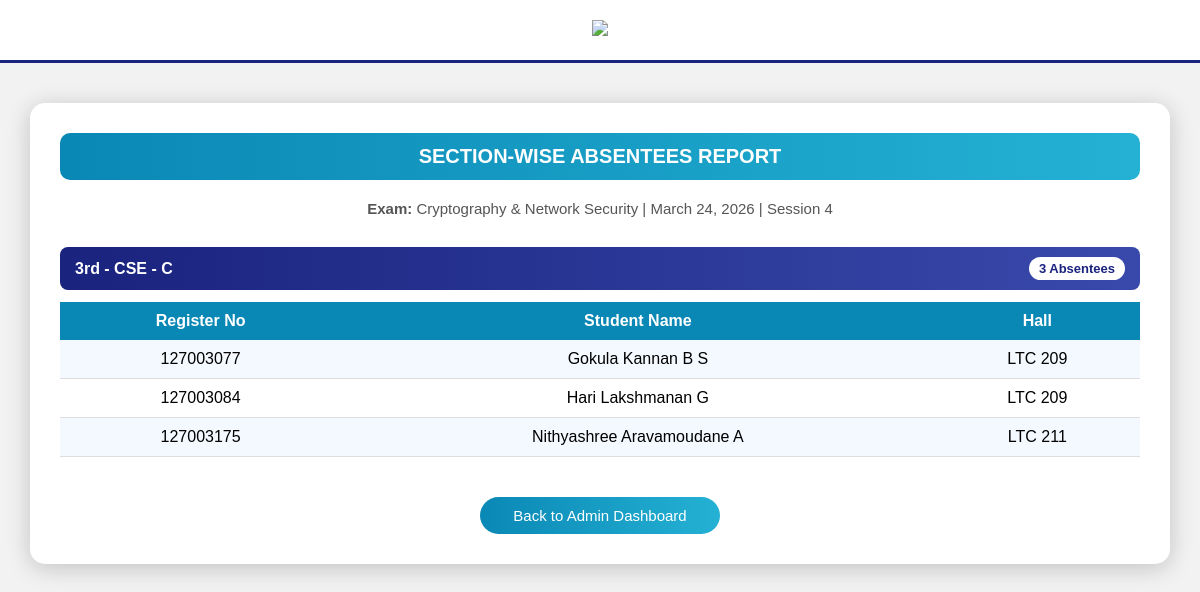
The page /section-absentees/4/ (signed in) on the database its author committed.
### exam/models.py (models this page shows, shortened)
class Exam(models.Model):
    SESSION_CHOICES = [
        ('Session 1', 'Session 1'),
        ('Session 2', 'Session 2'),
	('Session 3', 'Session 3'),
	('Session 4', 'Session 4')
    ]
    subject = models.CharField(max_length=100)
    date = models.DateField()
    session = models.CharField(
        max_length=20,
        choices=SESSION_CHOICES,
        default='Session 1'
    )
    start_time = models.TimeField(null=True, blank=True)

class Section(models.Model):
    section_name = models.CharField(max_length=10)
    year = models.ForeignKey(Year, on_delete=models.CASCADE)
    branch = models.ForeignKey(Branch, on_delete=models.CASCADE)
    def __str__(self):
        return f"{self.year} - {self.branch} - {self.section_name}"

class Year(models.Model):
    year_name = models.CharField(max_length=20)
    def __str__(self):
        return self.year_name

class Branch(models.Model):
    branch_name = models.CharField(max_length=50)
    def __str__(self):
        return self.branch_name

class Student(models.Model):
    reg_no = models.CharField(max_length=20)
    name = models.CharField(max_length=100)
    year = models.ForeignKey(Year, on_delete=models.CASCADE)
    branch = models.ForeignKey(Branch, on_delete=models.CASCADE)
    section = models.ForeignKey(Section, on_delete=models.CASCADE)
    exam = models.ForeignKey(Exam, on_delete=models.CASCADE)
    hall = models.ForeignKey(Hall, on_delete=models.CASCADE)
    class Meta:
        ordering = ['reg_no']

class Hall(models.Model):
    hall_no = models.CharField(max_length=20)
    exam = exam = models.ForeignKey(
        Exam,
        on_delete=models.CASCADE,
        null=True,
        blank=True
    )

### exam/views.py (the view)
# urls.py: path('section-absentees/<int:exam_id>/', views.section_wise_absentees, name='section_absentees'),
@staff_member_required
def section_wise_absentees(request, exam_id):
    exam = get_object_or_404(Exam, id=exam_id)
    sections = Section.objects.all()
    section_data = {}
    for section in sections:
        absentees = Attendance.objects.filter(
            student__section=section,
            student__exam=exam,
            status="Absent"
        ).select_related('student', 'student__hall')
        if absentees.exists():
            section_data[section] = [
                record.student for record in absentees
            ]
    return render(request, 'exam/section_absentees.html', {
        'section_data': section_data,
        'exam': exam
    })

### exam/templates/exam/section_absentees.html (shortened to what this page needs)
<!DOCTYPE html>
<html>
<head>
</head>
<body>
<div class="header">
    <img src="https://webstream.sastra.edu/sastrapwi/images/SASTRA-New-Logo.png">
</div>
<div class="container">
    <div class="title-bar">
        SECTION-WISE ABSENTEES REPORT
    </div>
    <div class="exam-info">
        <strong>Exam:</strong> {{ exam.subject }} |
        {{ exam.date }} |
        {{ exam.session }}
    </div>
    {% for section, students in section_data.items %}
        <div class="section-block">
            <div class="section-header">
                {{ section }}
                <span class="badge">
                    {{ students|length }} Absentees
                </span>
            </div>
            <table>
                <tr>
                    <th>Register No</th>
                    <th>Student Name</th>
                    <th>Hall</th>
                </tr>
                {% for student in students %}
                <tr>
                    <td>{{ student.reg_no }}</td>
                    <td>{{ student.name }}</td>
                    <td>{{ student.hall.hall_no }}</td>
                </tr>
                {% endfor %}
            </table>
        </div>
    {% empty %}
        <div class="no-data">
            No absentees for this exam.
        </div>
    {% endfor %}
    <a href="{% url 'admin_dashboard' %}" class="back-btn">
        Back to Admin Dashboard
    </a>
</div>
</body>
</html>

### exam/templates/exam/section_absentees.html (style rules this page uses)
body { margin: 0; font-family: Arial, Helvetica, sans-serif; background: #f2f2f2; }
.header { text-align: center; padding: 20px; background: white; position: relative; border-bottom: 3px solid #1a237e; }
.header img { width: 450px; }
.container { width: 90%; margin: 40px auto; background: white; padding: 30px; border-radius: 15px; box-shadow: 0px 4px 25px rgba(0,0,0,0.2); }
.title-bar { background: linear-gradient(to right, #0a88b5, #24b1d4); color: white; padding: 12px; border-radius: 10px; text-align: center; font-weight: bold; font-size: 20px; margin-bottom: 20px; }
.exam-info { text-align: center; margin-bottom: 30px; font-size: 15px; color: #555; }
.section-block { margin-bottom: 40px; }
.section-header { background: linear-gradient(to right, #1a237e, #3949ab); color: white; padding: 10px 15px; border-radius: 8px; font-weight: bold; display: flex; justify-content: space-between; align-items: center; }
.badge { background: white; color: #1a237e; padding: 4px 10px; border-radius: 15px; font-size: 13px; font-weight: bold; }
table { width: 100%; border-collapse: collapse; margin-top: 12px; }
th { background: #0a88b5; color: white; padding: 10px; text-align: center; }
td { padding: 10px; text-align: center; border-bottom: 1px solid #ddd; }
tr:nth-child(even) { background-color: #f4f9ff; }
.back-btn { display: block; width: 220px; margin: 30px auto 0 auto; text-align: center; padding: 10px; background: linear-gradient(to right, #0a88b5, #24b1d4); color: white; text-decoration: none; border-radius: 25px; font-size: 15px; }

### rows shown on the page
Exam: subject "Cryptography & Network Security", date "March 24, 2026", session "Session 4"
Section: year+branch+section_name "3rd - CSE - C", students "3"
Student: reg_no "127003077", name "Gokula Kannan B S", hall.hall_no "LTC 209"
Student: reg_no "127003084", name "Hari Lakshmanan G", hall.hall_no "LTC 209"
Student: reg_no "127003175", name "Nithyashree Aravamoudane A", hall.hall_no "LTC 211"
